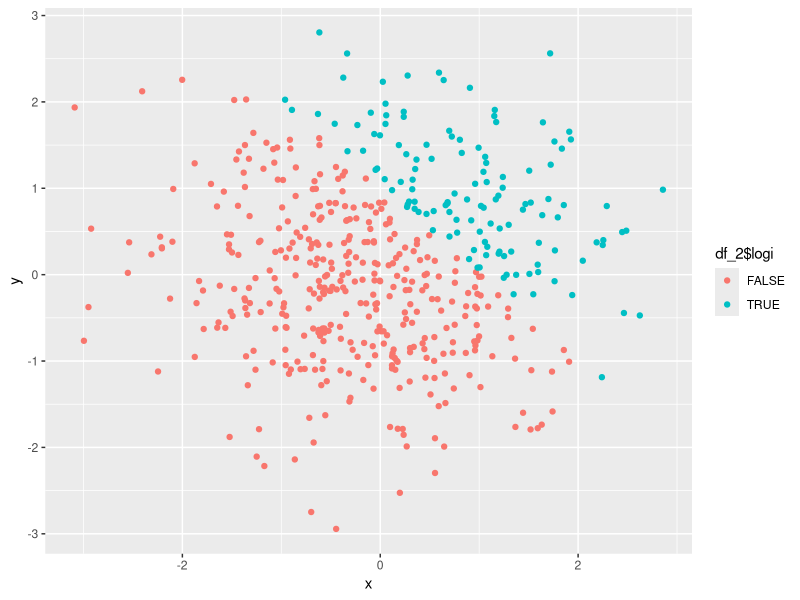
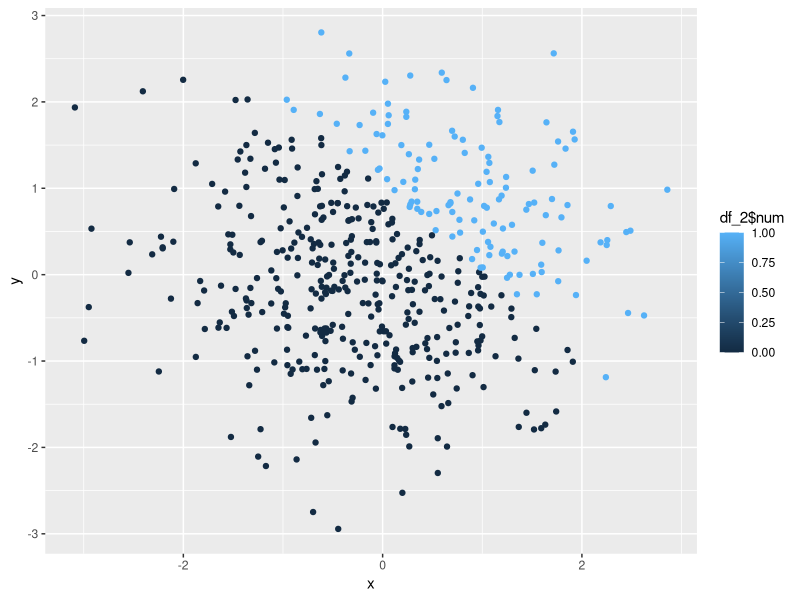
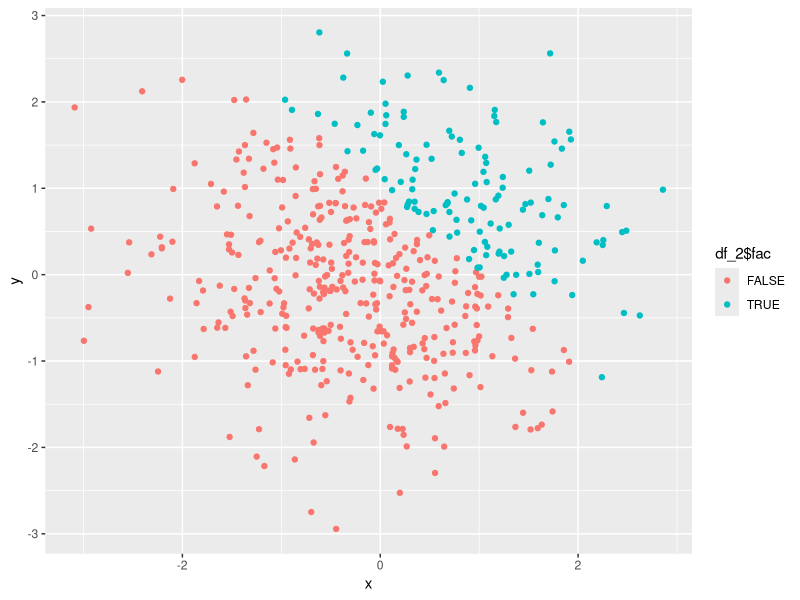
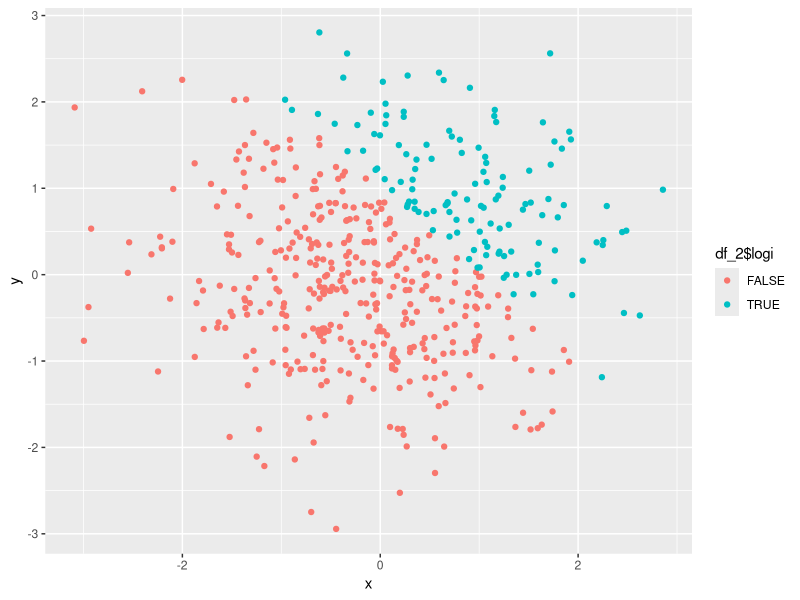

Write R code to recreate these figures, in order.
## ---- chunk 1
library(tidyverse)
## ---- chunk 2
df_1 = tibble(
  norm_samp = rnorm(8),
  norm_samp_pos = norm_samp > 0,
  chara = c("A", "B", "C", "D", "E", "F", "G", "H"),
  fact = factor(c("data", "biostat", "epi", "biostat", "data",
                  "biostat","data","data"), 
                levels = c("data", "epi", "biostat"))
)
## ---- chunk 3
mean(df_1$norm_samp)
mean(df_1$norm_samp_pos)
mean(df_1$chara)
mean(df_1$fact)
## ---- chunk 4
as.numeric(df_1$norm_samp_pos)
as.numeric(df_1$chara)
as.numeric(df_1$fact)
## ---- chunk 5
logic_num <- as.numeric(df_1$norm_samp_pos) * df_1$norm_samp
logic_num
logic_fact <- as.factor(df_1$norm_samp_pos) * df_1$norm_samp
logic_fact
logic_fact_num <- as.numeric(as.factor(df_1$norm_samp_pos)) * df_1$norm_samp
logic_fact_num
## ---- chunk 6
df_2 = tibble(
  x = rnorm(500),
  y = rnorm(500),
  logi = x + y > 1,
  num = as.numeric(logi),
  fac = as.factor(logi)
)
## ---- chunk 7
ggplot(df_2, aes(x = x, y = y, color = df_2$logi)) + geom_point()
ggsave("my first scatterplot for HW1.png")
## ---- chunk 8
ggplot(df_2, aes(x = x, y = y, color = df_2$num)) + geom_point()
## ---- chunk 9
ggplot(df_2, aes(x = x, y = y, color = df_2$fac)) + geom_point()
